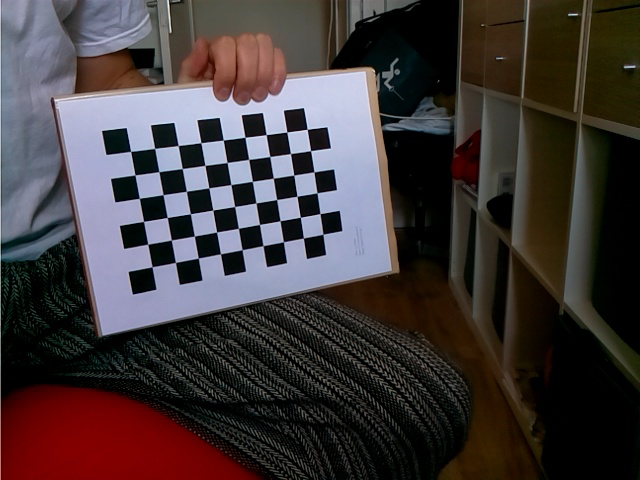
#> input picture ObjectDetection/aruco/calibration_images/20220522-133250.jpg, 640 x 480 px; its folder holds only this picture in this run
$ python calibrate_camera.py
#> lines starting #> are read from the running program, lines starting #| are printed output that depends on the picture; after the words box and inside, x2 and y2 are one past the last pixel; in counts of white or black regions, pixels touching at a corner belong together
import numpy as np
import cv2
import glob

# taken from:
# https://opencv24-python-tutorials.readthedocs.io/en/stable/py_tutorials/py_calib3d/py_calibration/py_calibration.html

# termination criteria
criteria = (cv2.TERM_CRITERIA_EPS + cv2.TERM_CRITERIA_MAX_ITER, 30, 0.001)

# prepare object points, like (0,0,0), (1,0,0), (2,0,0) ....,(6,5,0)

width = 6
height = 9
objp = np.zeros((width*height,3), np.float32)
objp[:,:2] = np.mgrid[0:height,0:width].T.reshape(-1,2)

# Arrays to store object points and image points from all the images.
objpoints = [] # 3d point in real world space
imgpoints = [] # 2d points in image plane.

images = glob.glob('calibration_images/*.jpg')
print(f'found {len(images)} images!')

for fname in images:
    img = cv2.imread(fname)
#> img is the input picture: shape (480, 640, 3); mean B, G, R 58, 57.3, 65.5
    gray = cv2.cvtColor(img,cv2.COLOR_BGR2GRAY)
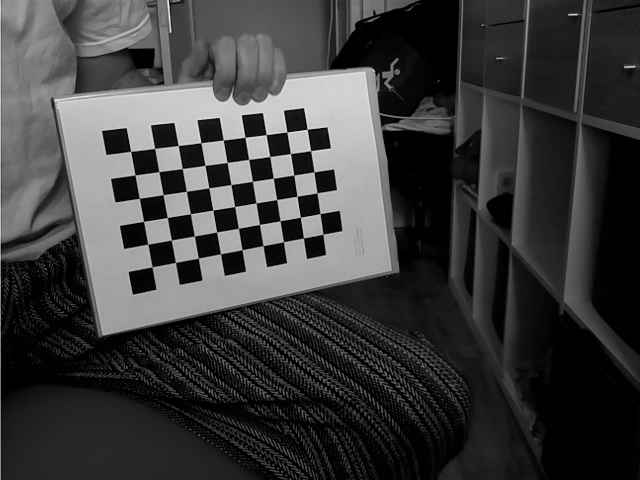
#> gray: shape (480, 640); min 0, max 247, mean 59.9

    # Find the chess board corners
    ret, corners = cv2.findChessboardCorners(gray, (height,width),None)
#> ret = True; corners = 54 rows, first 8: [130.7, 151.4], [154.6, 148.4], [178.2, 145.5], [200.7, 142.7], [223.2, 140.1], [245, 137.3], [266.2, 134.6], [286.7, 132.1]

    # If found, add object points, image points (after refining them)
    if ret == True:
        objpoints.append(objp)

        corners2 = cv2.cornerSubPix(gray,corners,(11,11),(-1,-1),criteria)
#> corners2 = 54 rows, first 8: [130.6, 151.4], [154.7, 148.4], [178.2, 145.5], [200.9, 142.7], [223.3, 140], [245, 137.3], [266.2, 134.6], [286.8, 132.1]
        imgpoints.append(corners2)

        # Draw and display the corners
        img = cv2.drawChessboardCorners(img, (7,6), corners2,ret)
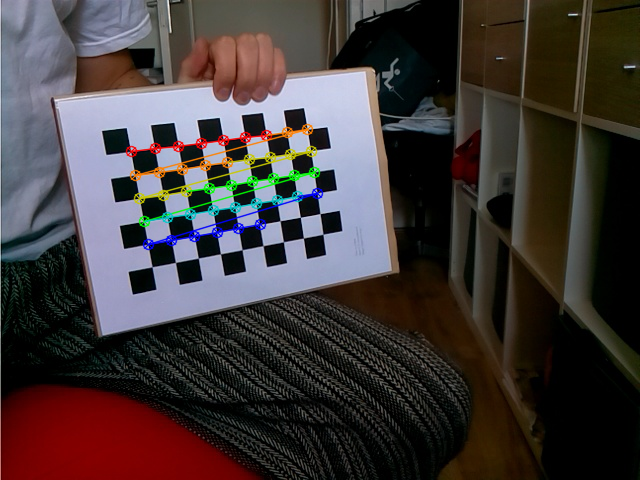
#> img: shape (480, 640, 3); 2.45% of pixels changed, all inside (x1, y1, x2, y2) = (125, 123, 324, 251)
        cv2.imshow('img',img)
        cv2.waitKey(500)

cv2.destroyAllWindows()

ret, mtx, dist, rvecs, tvecs = cv2.calibrateCamera(objpoints, imgpoints, gray.shape[::-1],None,None)
#> ret = 0.104; mtx = [[670.4, 0, 354.8], [0, 666.3, 232.8], [0, 0, 1]]; dist = [[0.212, 0.094, -0.00439, 0.0261, -3.28]]; rvecs = ([0.0823, -0.391, -0.166],); tvecs = ([-9.52, -3.43, 28.35],)

np.savez('calibration_data.npz', mtx=mtx, dist=dist, rvecs=rvecs, tvecs=tvecs)

$ run again, on ObjectDetection/aruco/calibration_images/20220522-133301.jpg
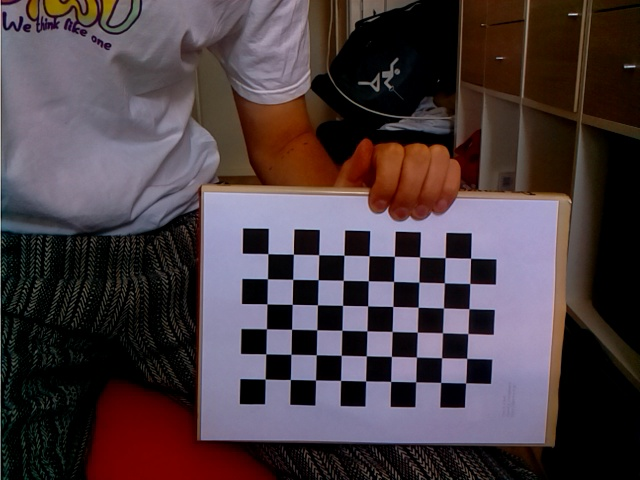
#> input picture ObjectDetection/aruco/calibration_images/20220522-133301.jpg, 640 x 480 px
#> img is the input picture: shape (480, 640, 3); mean B, G, R 66, 61, 74
#> `gray = cv2.cvtColor(img,cv2.COLOR_BGR2GRAY)`:
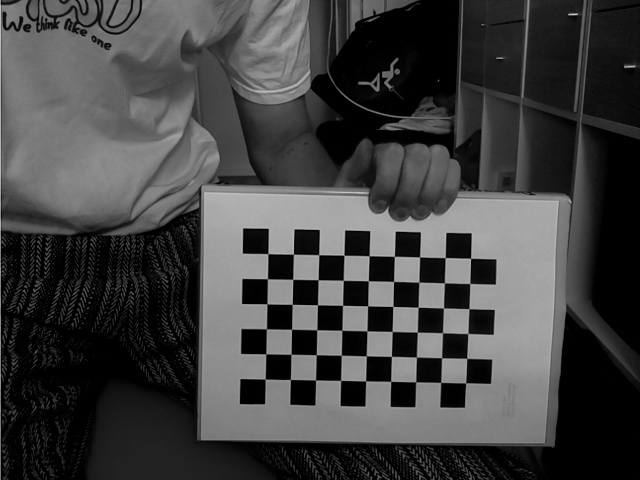
#> gray: shape (480, 640); min 0, max 208, mean 65.5
#> `ret, corners = cv2.findChessboardCorners(gray, (height,width),None)`: ret = True; corners = 54 rows, first 8: [267.9, 253.6], [293.4, 254.2], [318.7, 254.7], [343.9, 255.3], [369.1, 255.8], [394.3, 256.4], [419.5, 256.9], [445.2, 257.6]
#> corners2 = 54 rows, first 8: [267.9, 253.6], [293.4, 254.2], [318.7, 254.7], [343.9, 255.2], [369.2, 255.7], [394.4, 256.3], [419.6, 256.9], [445.2, 257.6]
#> `img = cv2.drawChessboardCorners(img, (7,6), corners2,ret)`:
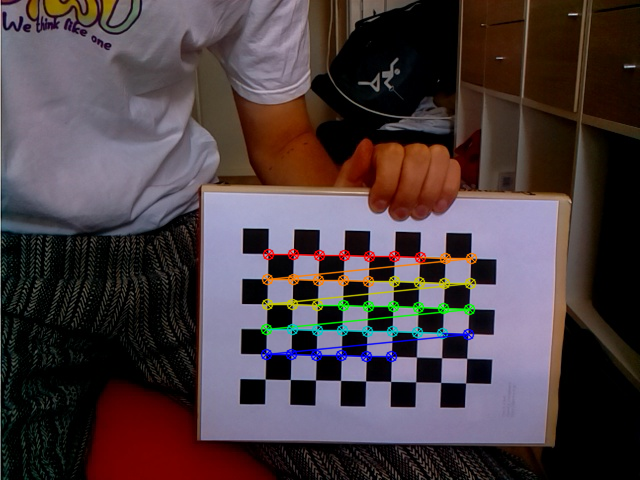
#> img: shape (480, 640, 3); 2.7% of pixels changed, all inside (x1, y1, x2, y2) = (260, 248, 478, 363)
#> `ret, mtx, dist, rvecs, tvecs = cv2.calibrateCamera(objpoints, imgpoint..`: ret = 0.111; mtx = [[4767.5, 0, 330.3], [0, 5617.9, 231.4], [0, 0, 1]]; dist = [[20.86, -8219.5, -0.0107, -0.0509, -18.16]]; rvecs = ([0.56, -0.00997, 0.0229],); tvecs = ([-2.46, 0.744, 189.3],)

$ run again, on ObjectDetection/aruco/calibration_images/20220522-133303.jpg
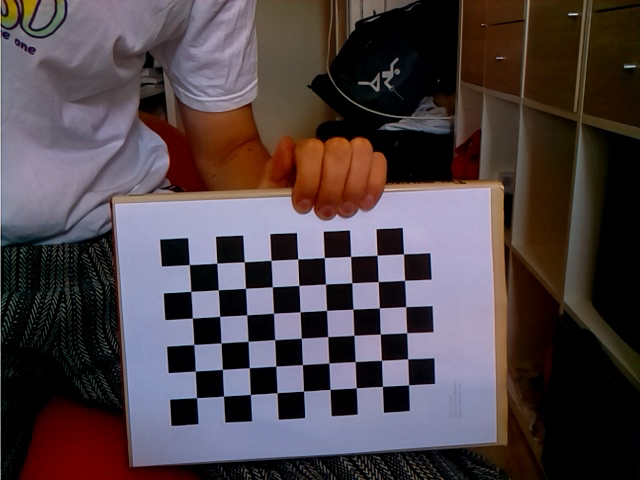
#> input picture ObjectDetection/aruco/calibration_images/20220522-133303.jpg, 640 x 480 px
#> img is the input picture: shape (480, 640, 3); mean B, G, R 71.2, 66.9, 78
#> `gray = cv2.cvtColor(img,cv2.COLOR_BGR2GRAY)`:
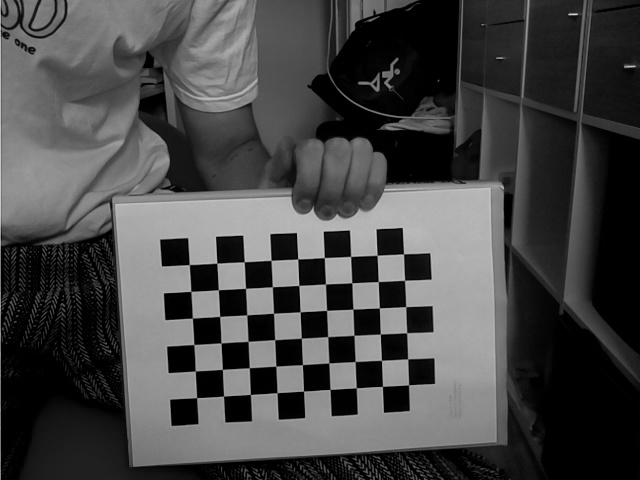
#> gray: shape (480, 640); min 0, max 213, mean 70.7
#> `ret, corners = cv2.findChessboardCorners(gray, (height,width),None)`: ret = True; corners = 54 rows, first 8: [189.3, 264.6], [216.8, 263.2], [244.2, 261.8], [271, 260.4], [297.7, 258.9], [324.3, 257.6], [350.6, 256.4], [377.1, 255.3]
#> corners2 = 54 rows, first 8: [189.3, 264.6], [216.8, 263.2], [244.2, 261.8], [271, 260.3], [297.7, 259], [324.3, 257.6], [350.6, 256.4], [377.1, 255.3]
#> `img = cv2.drawChessboardCorners(img, (7,6), corners2,ret)`:
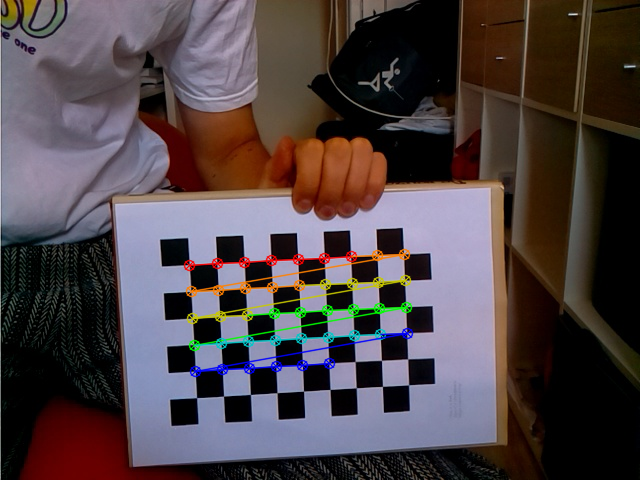
#> img: shape (480, 640, 3); 2.81% of pixels changed, all inside (x1, y1, x2, y2) = (183, 248, 414, 378)
#> `ret, mtx, dist, rvecs, tvecs = cv2.calibrateCamera(objpoints, imgpoint..`: ret = 0.121; mtx = [[724.3, 0, 304.9], [0, 723.5, 262.7], [0, 0, 1]]; dist = [[0.597, -11.5, 0.0114, -0.0111, 78.96]]; rvecs = ([0.0913, -0.0359, -0.0481],); tvecs = ([-4.26, 0.0576, 27.12],)

$ run again, on ObjectDetection/aruco/calibration_images/20220522-133306.jpg
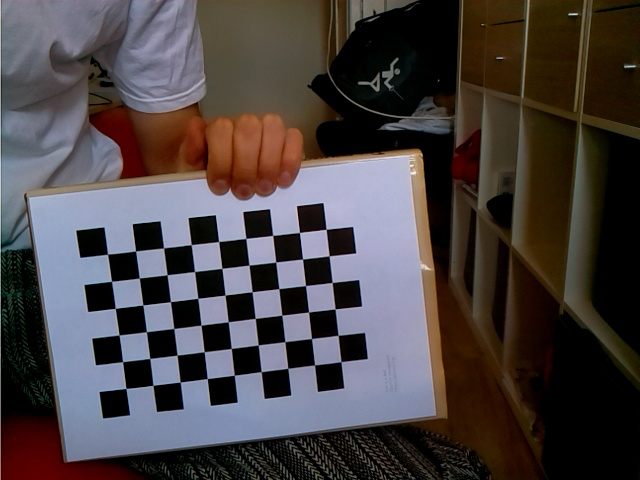
#> input picture ObjectDetection/aruco/calibration_images/20220522-133306.jpg, 640 x 480 px
#> img is the input picture: shape (480, 640, 3); mean B, G, R 67.6, 66.9, 73.7
#> `gray = cv2.cvtColor(img,cv2.COLOR_BGR2GRAY)`:
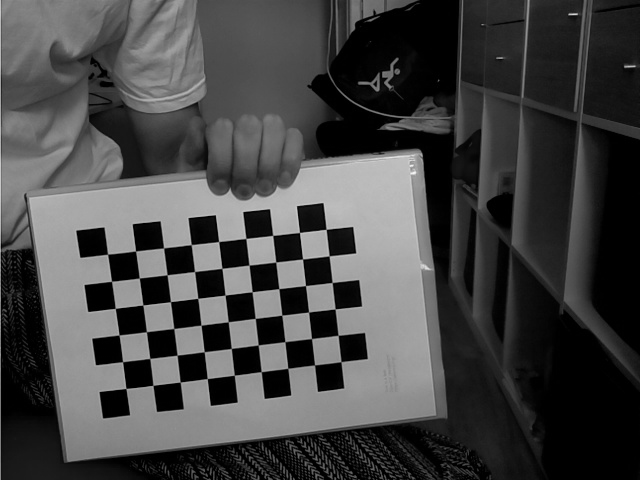
#> gray: shape (480, 640); min 0, max 246, mean 69
#> `ret, corners = cv2.findChessboardCorners(gray, (height,width),None)`: ret = True; corners = 54 rows, first 8: [107.6, 254.2], [135.5, 251], [163.6, 248], [191.3, 244.6], [218.7, 241.5], [245.8, 238.4], [272.7, 235.4], [299.5, 232.5]
#> corners2 = 54 rows, first 8: [107.6, 254.2], [135.6, 251], [163.6, 247.8], [191.2, 244.6], [218.6, 241.6], [245.8, 238.4], [272.7, 235.4], [299.5, 232.4]
#> `img = cv2.drawChessboardCorners(img, (7,6), corners2,ret)`:
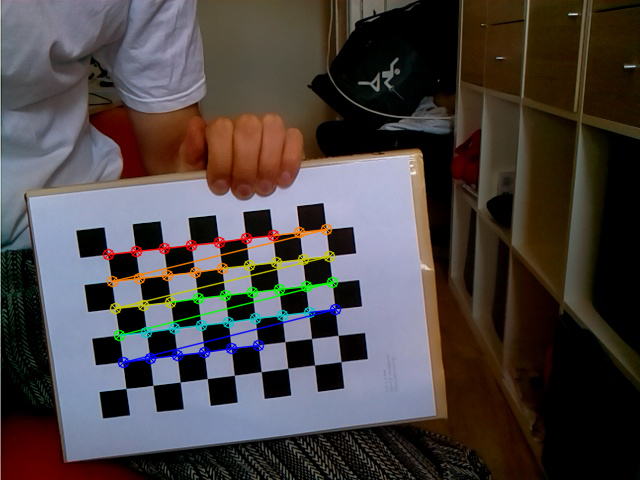
#> img: shape (480, 640, 3); 2.82% of pixels changed, all inside (x1, y1, x2, y2) = (102, 223, 342, 369)
#> `ret, mtx, dist, rvecs, tvecs = cv2.calibrateCamera(objpoints, imgpoint..`: ret = 0.12; mtx = [[691.1, 0, 401.4], [0, 699.4, 183.6], [0, 0, 1]]; dist = [[0.178, 0.0855, -0.00215, 0.00487, -1.18]]; rvecs = ([0.0765, -0.0118, -0.108],); tvecs = ([-10.78, 2.57, 25.93],)

$ run again, on ObjectDetection/aruco/calibration_images/20220522-133252.jpg
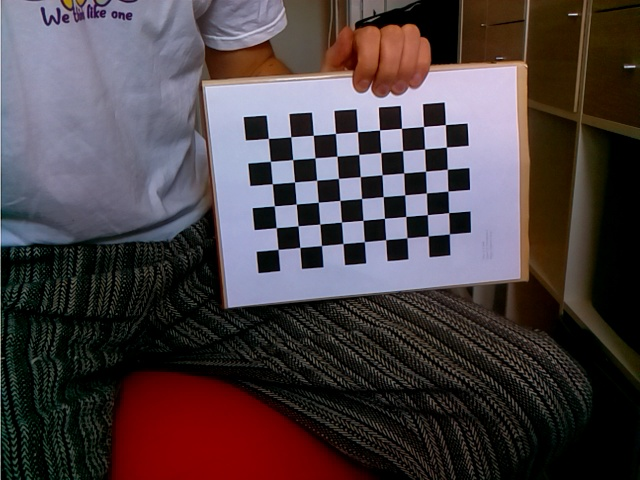
#> input picture ObjectDetection/aruco/calibration_images/20220522-133252.jpg, 640 x 480 px
#> img is the input picture: shape (480, 640, 3); mean B, G, R 67.9, 64.5, 75.5
#> `gray = cv2.cvtColor(img,cv2.COLOR_BGR2GRAY)`:
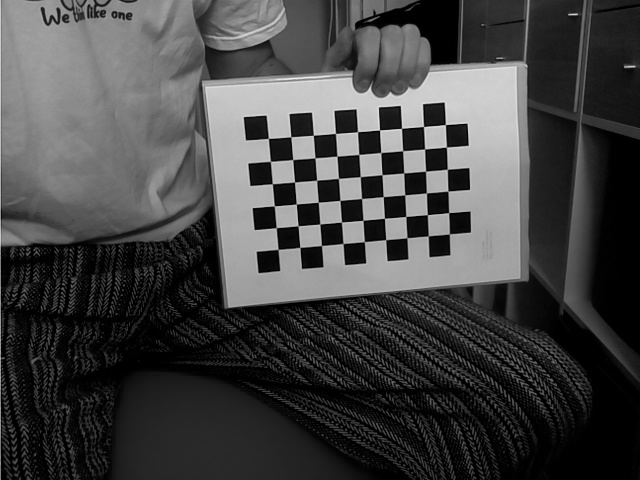
#> gray: shape (480, 640); min 0, max 240, mean 68.2
#> `ret, corners = cv2.findChessboardCorners(gray, (height,width),None)`: ret = True; corners = 54 rows, first 8: [268.4, 138.4], [290.7, 136.8], [313.3, 135.3], [335.5, 133.4], [357.5, 131.6], [379.5, 130], [401.5, 128.4], [423.5, 126.5]
#> corners2 = 54 rows, first 8: [268.4, 138.4], [290.8, 136.8], [313.4, 135.3], [335.5, 133.4], [357.5, 131.7], [379.5, 129.9], [401.6, 128.3], [423.5, 126.5]
#> `img = cv2.drawChessboardCorners(img, (7,6), corners2,ret)`:
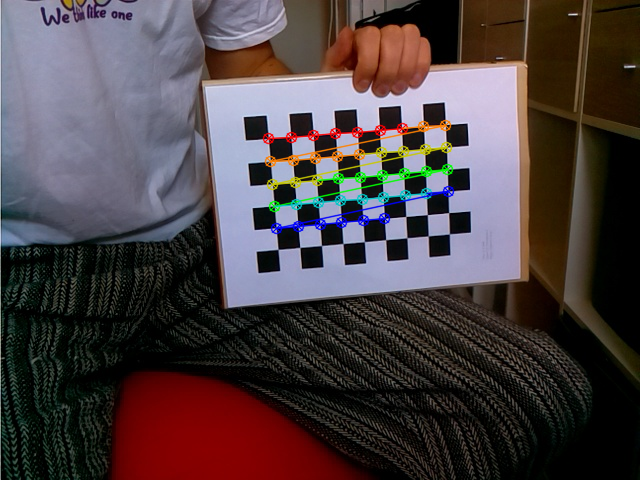
#> img: shape (480, 640, 3); 2.46% of pixels changed, all inside (x1, y1, x2, y2) = (262, 119, 455, 235)
#> `ret, mtx, dist, rvecs, tvecs = cv2.calibrateCamera(objpoints, imgpoint..`: ret = 0.104; mtx = [[647.1, 0, 327.4], [0, 645.8, 249.3], [0, 0, 1]]; dist = [[0.0525, 3.85, 0.000497, 0.00757, -39.34]]; rvecs = ([0.16, -0.102, -0.0818],); tvecs = ([-2.62, -4.92, 28.76],)
